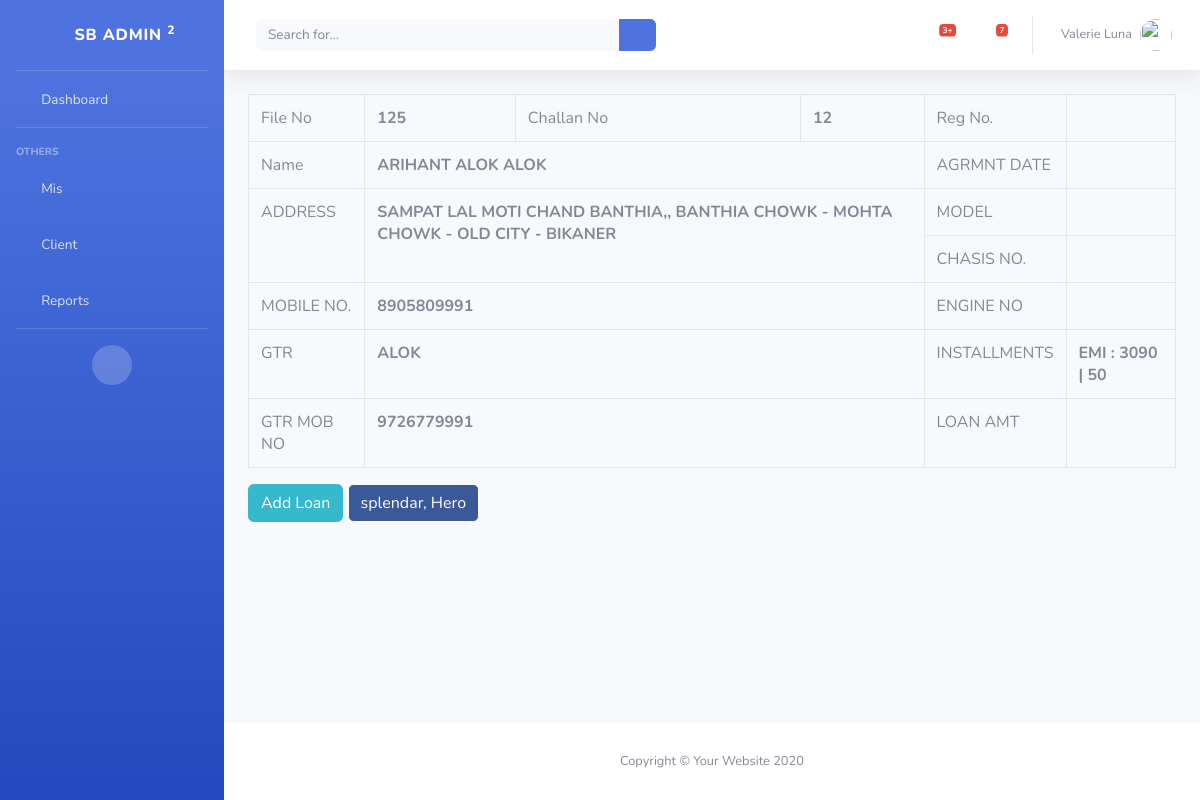
The page /loan/client-detial/1 on the database its author committed.
### loan/models.py (models this page shows, shortened)
class Client(models.Model):
    firm_id = models.ForeignKey(Firm, on_delete=models.CASCADE)
    challan_no = models.IntegerField()
    file_no = models.CharField(max_length=15)
    fname = models.CharField(max_length=50)
    mname = models.CharField(max_length=50, null=True)
    lname = models.CharField(max_length=50)
    addr = models.CharField(max_length=255)
    faliya = models.ForeignKey(Faliya, on_delete=models.CASCADE)
    mob_no = models.CharField(max_length=11)
    gtr = models.CharField(max_length=100)
    gtr_mob_no = models.CharField(max_length=11)
    class Meta:
        unique_together = ('firm_id', 'challan_no', 'file_no')

class Faliya(models.Model):
    village_id = models.ForeignKey(Village, on_delete=models.CASCADE)
    name = models.CharField(max_length=255)
    def __str__(self):
        return "{} - {}".format(self.name, self.village_id)

class Village(models.Model):
    taluka_id = models.ForeignKey(Taluka, on_delete=models.CASCADE)
    name = models.CharField(max_length=255)
    def __str__(self):
        return "{} - {}".format(self.name, self.taluka_id)

class Taluka(models.Model):
    district_id = models.ForeignKey(District, on_delete=models.CASCADE)
    name = models.CharField(max_length=255)
    def __str__(self):
        return "{} - {}".format(self.name, self.district_id)

class District(models.Model):
    name = models.CharField(max_length=255)
    class Meta:
        ordering = ['name']
    def __str__(self):
        return self.name

class Loan(models.Model):
    client = models.ForeignKey(Client, on_delete=models.CASCADE)
    vehical = models.ForeignKey(Vehical, on_delete=models.CASCADE)
    reg_no = models.CharField(max_length=50)
    agrmnt_date = models.DateField()
    chasis_no = models.CharField(max_length=50)
    engine_no = models.CharField(max_length=50)
    principle_amt = models.IntegerField()
    intrest_rate = models.FloatField()
    emi_amt = models.FloatField()
    months = models.IntegerField()
    class Meta:
        unique_together = ('reg_no', 'chasis_no', 'engine_no')

class Vehical(models.Model):
    company = models.CharField(max_length=255)
    name = models.CharField(max_length=255)
    model = models.CharField(max_length=255)
    class Meta:
        unique_together = ('company', 'name')
    def __str__(self):
        return self.name + ", " + self.company

### loan/views/client_view.py (the view)
class ClientDetailView(DetailView):
    context_object_name = 'client'
    model = models.Client

### loan/templates/loan/client_detail.html
{% extends "base_template.html" %}
{% block content %}
    <table class="table table-bordered" id="dataTable" width="100%" cellspacing="0">
        <tr>
            <td>File No</td>
            <th>{{ client.file_no | upper }}</th>
            <td>Challan No</td>
            <th>{{ client.challan_no | upper }}</th>
            <td>Reg No.</td>
            <th></th>
        </tr>
        <tr>
            <td>Name</td>
            <th colspan="3">{{ client.fname | upper }}
                {{ client.mname | upper }}
                {{ client.mname  | upper }}</th>
            <td>AGRMNT DATE</td>
            <th></th>
        </tr>
        <tr>
            <td rowspan="2">ADDRESS</td>
            <th rowspan="2" colspan="3">{{ client.addr | upper }}, {{ client.faliya | upper }}</th>
            <td>MODEL</td>
            <th></th>
        </tr>
        <tr>
            <td>CHASIS NO.</td>
            <th></th>
        </tr>
        <tr>
            <td>MOBILE NO.</td>
            <th colspan="3">{{ client.mob_no | upper }}</th>
            <td>ENGINE NO</td>
            <th></th>
        </tr>
        <tr>
            <td>GTR</td>
            <th colspan="3">{{ client.gtr | upper }}</th>
            <td>INSTALLMENTS</td>
            <th> EMI : 3090 | 50</th>
        </tr>
        <tr>
            <td>GTR MOB NO</td>
            <th colspan="3">{{ client.gtr_mob_no | upper }}</th>
            <td>LOAN AMT</td>
            <th></th>
        </tr>
    </table>
    <a href="{% url 'loan:create-loan' client_pk=client.pk %}" class="btn btn-info">Add Loan</a>
    {% for loan in client.loan_set.all %}
        <a
                href="{% url 'loan:loan-detail' client_pk=client.pk pk=loan.pk %}"
                class="btn btn-facebook">
            {{ loan.vehical }}
        </a>
    {% endfor %}
{% endblock %}

### rows shown on the page
Client: file_no "125", challan_no "12", fname "ARIHANT", mname "ALOK", addr "SAMPAT LAL MOTI CHAND BANTHIA,", faliya "BANTHIA CHOWK - MOHTA CHOWK - OLD CITY - BIKANER", mob_no "8905809991", gtr "ALOK", gtr_mob_no "9726779991"
Loan: vehical "splendar, Hero"
